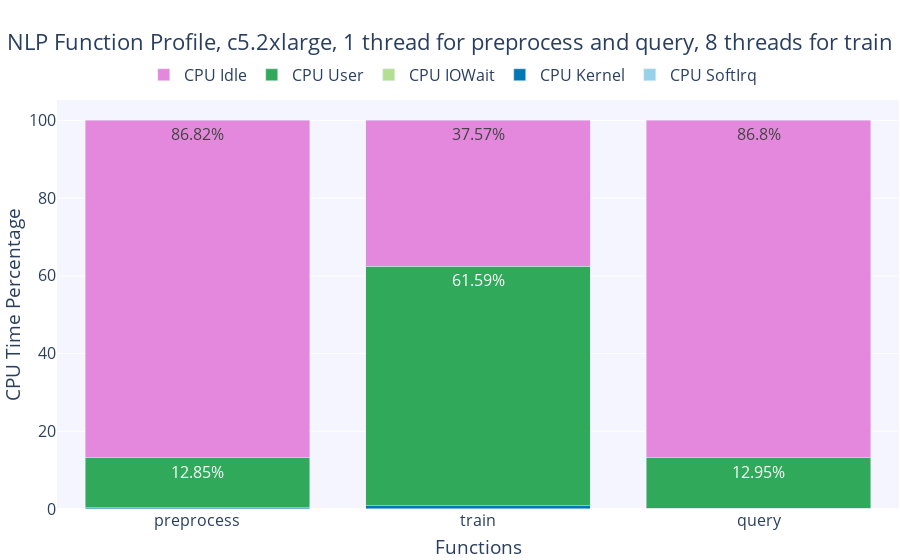

The code cell stored with this chart in its notebook:
### Markdown cell above
# Make bar plots to profile nlp function data

### Code cell
fig = create_figure('NLP Function Profile, c5.2xlarge, 1 thread for preprocess and query, 8 threads for train', 'Functions', 'CPU Time Percentage', make_subplot=True)

fig.update_layout(
    barmode='stack',
    uniformtext_minsize=8,
    uniformtext_mode='hide'
)

profileData = pd.DataFrame()
profileData['payload'] = ["preprocess", "train", "query"]
# Metrics for profiling
metrics = ['SoftIrq', 'Kernel', 'IOWait', 'User', 'Idle']
profileData['cpuTotalTime'] = [0, 0, 0]
for metric in metrics:
    preprocessMean = preprocess_df[f'cpu{metric}Delta'].mean()
    trainMean = train_df[f'cpu{metric}Delta'].mean()
    queryMean = query_df[f'cpu{metric}Delta'].mean()
    
    profileData[metric] = [preprocessMean, trainMean, queryMean]
    profileData['cpuTotalTime'] = [
        preprocessMean + profileData['cpuTotalTime'][0],
        trainMean + profileData['cpuTotalTime'][1],
        queryMean + profileData['cpuTotalTime'][2]
    ]

#profileData['runtime'] = [round(normal_df['runtime'].mean() / 1000), round(tumor_df['runtime'].mean() / 1000)]
#profileData['runtimeText'] = [f"Runtime:<br>{value} s" for value in profileData['runtime']]
for i, metric in enumerate(metrics):
    profileData[metric] = [
        profileData[metric][0] * 100 / profileData['cpuTotalTime'][0],
        profileData[metric][1] * 100 / profileData['cpuTotalTime'][1],
        profileData[metric][2] * 100 / profileData['cpuTotalTime'][2]
    ]
    text = [f'{round(val, 2)}%' for val in profileData[metric]]
    fig.add_trace(go.Bar(x = profileData["payload"],
                         y = profileData[metric],
                         name = f"CPU {metric}", marker_color=colorPallet[i],
                         text = text),
                  secondary_y=False)

fig.show()

# Save graph
write_image(fig, 'nlp_profile_bars.png')

### Figure 1 — Plotly figure (JSON) as saved in the notebook; plotly's stock layout.template omitted (floating-point values rounded to 4 significant figures)
{"data": [{"marker": {"color": "rgba(151, 209, 233, 255)"}, "name": "CPU SoftIrq", "text": ["0.0%", "0.01%", "0.0%"], "type": "bar", "x": ["preprocess", "train", "query"], "xaxis": "x", "y": [0.004966, 0.006904, 0.004309], "yaxis": "y"}, {"marker": {"color": "rgba(0, 120, 179, 255)"}, "name": "CPU Kernel", "text": ["0.32%", "0.83%", "0.24%"], "type": "bar", "x": ["preprocess", "train", "query"], "xaxis": "x", "y": [0.321, 0.8321, 0.2443], "yaxis": "y"}, {"marker": {"color": "rgba(179, 223, 146, 255)"}, "name": "CPU IOWait", "text": ["0.01%", "0.01%", "0.01%"], "type": "bar", "x": ["preprocess", "train", "query"], "xaxis": "x", "y": [0.007746, 0.005049, 0.005235], "yaxis": "y"}, {"marker": {"color": "rgba(49, 169, 90, 255)"}, "name": "CPU User", "text": ["12.85%", "61.59%", "12.95%"], "type": "bar", "x": ["preprocess", "train", "query"], "xaxis": "x", "y": [12.85, 61.59, 12.95], "yaxis": "y"}, {"marker": {"color": "rgba(227, 136, 220, 255)"}, "name": "CPU Idle", "text": ["86.82%", "37.57%", "86.8%"], "type": "bar", "x": ["preprocess", "train", "query"], "xaxis": "x", "y": [86.82, 37.57, 86.8], "yaxis": "y"}], "layout": {"autosize": true, "barmode": "stack", "font": {"size": 16}, "legend": {"orientation": "h", "x": 0.47, "xanchor": "center", "y": 1.02, "yanchor": "bottom"}, "margin": {"autoexpand": true, "b": 1, "l": 1, "r": 1}, "plot_bgcolor": "rgba(245,245,255,255)", "title": {"text": "NLP Function Profile, c5.2xlarge, 1 thread for preprocess and query, 8 threads for train", "x": 0.5, "xanchor": "center"}, "uniformtext": {"minsize": 8, "mode": "hide"}, "xaxis": {"anchor": "y", "autorange": true, "domain": [0, 1], "range": [-0.5, 2.5], "title": {"text": "Functions"}, "type": "category"}, "yaxis": {"anchor": "x", "autorange": true, "domain": [0, 1], "range": [0, 105.3], "title": {"text": "CPU Time Percentage"}, "type": "linear"}}}
